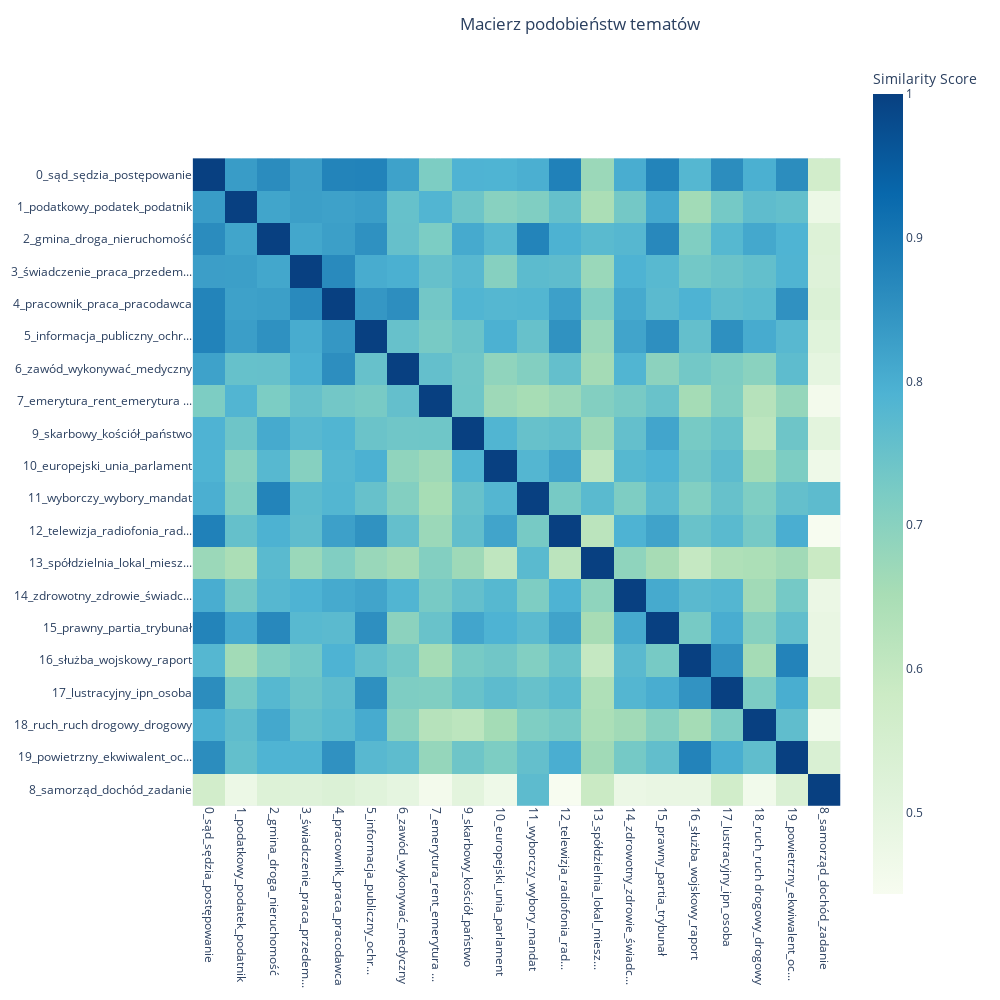

Notebook code for this chart:
### Code cell
fig = topic_model.visualize_heatmap(n_clusters=2, width=1000, height=1000)
fig.update_layout(title='Macierz podobieństw tematów',title_x=0.7)
fig.update_xaxes(tickangle=90)
fig.update_yaxes(tickangle=0)
fig.show()

### Figure 1 — Plotly figure (JSON) as saved in the notebook; plotly's stock layout.template omitted (floating-point values rounded to 4 significant figures; data arrays with more than 128 entries replaced by an {"elided": "..."} marker saying what was removed)
{"data": [{"coloraxis": "coloraxis", "hovertemplate": "x: %{x}<br>y: %{y}<br>Similarity Score: %{z}<extra></extra>", "name": "0", "type": "heatmap", "x": ["0_sąd_sędzia_postępowanie", "1_podatkowy_podatek_podatnik", "2_gmina_droga_nieruchomość", "3_świadczenie_praca_przedem...", "4_pracownik_praca_pracodawca", "5_informacja_publiczny_ochr...", "6_zawód_wykonywać_medyczny", "7_emerytura_rent_emerytura ...", "9_skarbowy_kościół_państwo", "10_europejski_unia_parlament", "11_wyborczy_wybory_mandat", "12_telewizja_radiofonia_rad...", "13_spółdzielnia_lokal_miesz...", "14_zdrowotny_zdrowie_świadc...", "15_prawny_partia_trybunał", "16_służba_wojskowy_raport", "17_lustracyjny_ipn_osoba", "18_ruch_ruch drogowy_drogowy", "19_powietrzny_ekwiwalent_oc...", "8_samorząd_dochód_zadanie"], "xaxis": "x", "y": ["0_sąd_sędzia_postępowanie", "1_podatkowy_podatek_podatnik", "2_gmina_droga_nieruchomość", "3_świadczenie_praca_przedem...", "4_pracownik_praca_pracodawca", "5_informacja_publiczny_ochr...", "6_zawód_wykonywać_medyczny", "7_emerytura_rent_emerytura ...", "9_skarbowy_kościół_państwo", "10_europejski_unia_parlament", "11_wyborczy_wybory_mandat", "12_telewizja_radiofonia_rad...", "13_spółdzielnia_lokal_miesz...", "14_zdrowotny_zdrowie_świadc...", "15_prawny_partia_trybunał", "16_służba_wojskowy_raport", "17_lustracyjny_ipn_osoba", "18_ruch_ruch drogowy_drogowy", "19_powietrzny_ekwiwalent_oc...", "8_samorząd_dochód_zadanie"], "yaxis": "y", "z": {"elided": "20x20 float values"}}], "layout": {"coloraxis": {"colorbar": {"title": {"text": "Similarity Score"}}, "colorscale": [[0, "rgb(247,252,240)"], [0.125, "rgb(224,243,219)"], [0.25, "rgb(204,235,197)"], [0.375, "rgb(168,221,181)"], [0.5, "rgb(123,204,196)"], [0.625, "rgb(78,179,211)"], [0.75, "rgb(43,140,190)"], [0.875, "rgb(8,104,172)"], [1, "rgb(8,64,129)"]]}, "height": 1000, "hoverlabel": {"bgcolor": "white", "font": {"family": "Rockwell", "size": 16}}, "legend": {"title": {"text": "Trend"}}, "margin": {"t": 60}, "showlegend": true, "title": {"text": "Macierz podobieństw tematów", "x": 0.7}, "width": 1000, "xaxis": {"anchor": "y", "autorange": true, "constrain": "domain", "domain": [0, 1], "range": [-0.5, 19.5], "scaleanchor": "y", "tickangle": 90, "type": "category"}, "yaxis": {"anchor": "x", "autorange": true, "constrain": "domain", "domain": [0.1163, 0.8837], "range": [19.5, -0.5], "tickangle": 0, "type": "category"}}}
